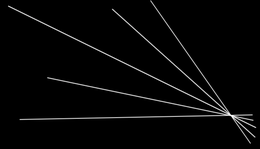
%> input picture results_and_images-used/lines.png, 260 x 149 px, shrunk from 1356 x 778 before the run
$ octave Q3_Hough.m   (GNU Octave 9; MATLAB toolbox functions it lacks are replaced by stand-ins)
%> lines starting %> are read from the running program, lines starting %| are printed output that depends on the picture
%% Question 3
% Read in the image, convert to grayscale, and detect edges.
% Creates an array edges where each row is    (x, y, cos theta, sin theta)
vp_image = imread('lines.png');
%> vp_image is the input picture: size 149x260x3 uint8; mean R, G, B 6.1, 6.1, 6.1
vp_image = imresize(rgb2gray(vp_image), 0.5);
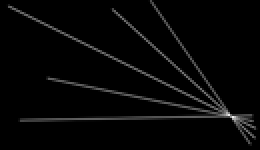
%> vp_image: size 75x130 uint8 (shown 2 times larger); min 0, max 240, mean 6.4
subplot(3,1,1);
imshow(vp_image);
title('original image');

Iedges = edge(vp_image,'canny');
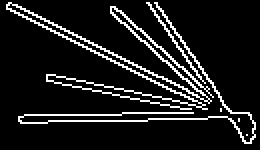
%> Iedges: size 75x130 logical (shown 2 times larger); 10.8% white in thin lines or dots
%  imgradient computes the gradient magnitude and gradient direction
%  using the Sobel filter.
[~,grad_dir]=imgradient(vp_image);
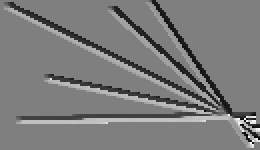
%> grad_dir: size 75x130 double (shown 2 times larger); min -180, max 178.9, mean -5.3; drawn with min black and max white
%  imgradient defines the gradient direction as an angle in degrees
%  with a positive angle going (CCW) from positive x axis toward
%  negative y axis.   However, the (cos theta, sin theta) formulas from the lectures define theta
%  positive to mean from positive x axis to positive y axis.  For this
%  reason,  I will flip the grad_dir variable:
grad_dir = - grad_dir;
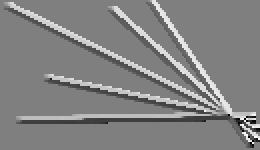
%> grad_dir: size 75x130 double (shown 2 times larger); min -178.9, max 180, mean 5.3; drawn with min black and max white

subplot(3,1,2);
imshow(Iedges);
title('Output of canny edge detector');

%Now find all the edge locations, and add their orientations (cos theta,sin theta).
%  row, col is  y,x
[row, col] = find(Iedges);
%> row = 1054 values from 2 to 72; col = 1054 values from 4 to 128
% Each edge is a 4-tuple:   (x, y, cos theta, sin theta)
edges = [col, row, zeros(length(row),1), zeros(length(row),1) ];
for k = 1:length(row)
     edges(k,3) = cos(grad_dir(row(k),col(k))/180.0*pi);
     edges(k,4) = sin(grad_dir(row(k),col(k))/180.0*pi);
end
%> after the loop, edges = 1054 rows, first 8: [4 3 0.834 0.552; 4 4 0.983 -0.183; 4 5 0.676 -0.737; 5 2 -0.0624 0.998; 5 3 0.308 0.951; 5 5 0.506 -0.863; 6 2 -0.683 0.73; 6 5 0.4 -0.917]


% create the threshold to check if edge is more vertical or horizontal
threshold = cos(pi/4);
[numcols, numrows] = size(Iedges);
%> numcols = 75; numrows = 130

% create the hough space where we will cast our votes as a binary image
hough_space = zeros(numcols, numrows);

[numrows, numcols] = size(Iedges);
%> numrows = 75; numcols = 130

% loop through the edges
for i = 1:length(edges)
    % current edge
    edge = edges(i, :);
    x_edge = edge(1);
    y_edge = edge(2);
    costheta_edge = edge(3);
    sintheta_edge = edge(4);
    % compute r for the current edge, round, and keep absolute value
    r_edge = (x_edge * costheta_edge) + (y_edge * sintheta_edge);
    r_edge = round(r_edge);
    r_edge = abs(r_edge);
    % if edge is more horizontal than vertical
    if abs(costheta_edge) < threshold
        % then loop over the columns
        for j = 1:numcols
            % compute r for every y_value in n,
            % with the other parameters coming from the current edge
            r_i = (j*costheta_edge) + (y_edge * sintheta_edge);
            r_i = round(r_i);
            r_i = abs(r_i);
            hough_space(y_edge, j) = (r_edge == r_i);
        end
    else
        % else the edge is more vertical than horizontal,
        % so we do as above but while looping through the columns
        for j = 1:numrows
            r_i = (x_edge*costheta_edge) + (j*sintheta_edge);
            r_i = round(r_i);
            r_i = abs(r_i);
            hough_space(j, x_edge) = (r_edge == r_i);
        end
    end
end
%> this loop made 1054 passes
%> (x_edge, y_edge, costheta_edge, sintheta_edge, r_edge) on passes 1 to 3: (4, 3, 0.834, 0.552, 5), (4, 4, 0.983, -0.183, 3), (4, 5, 0.676, -0.737, 1)
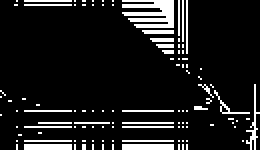
%> hough_space: size 75x130 double (shown 2 times larger); values 0 (black) and 1 (white), 10.8% white in thin lines or dots
%> after the loop, r_i = 127

subplot(3,1,3);
imshow(hough_space);
title('Hough Transform image');
